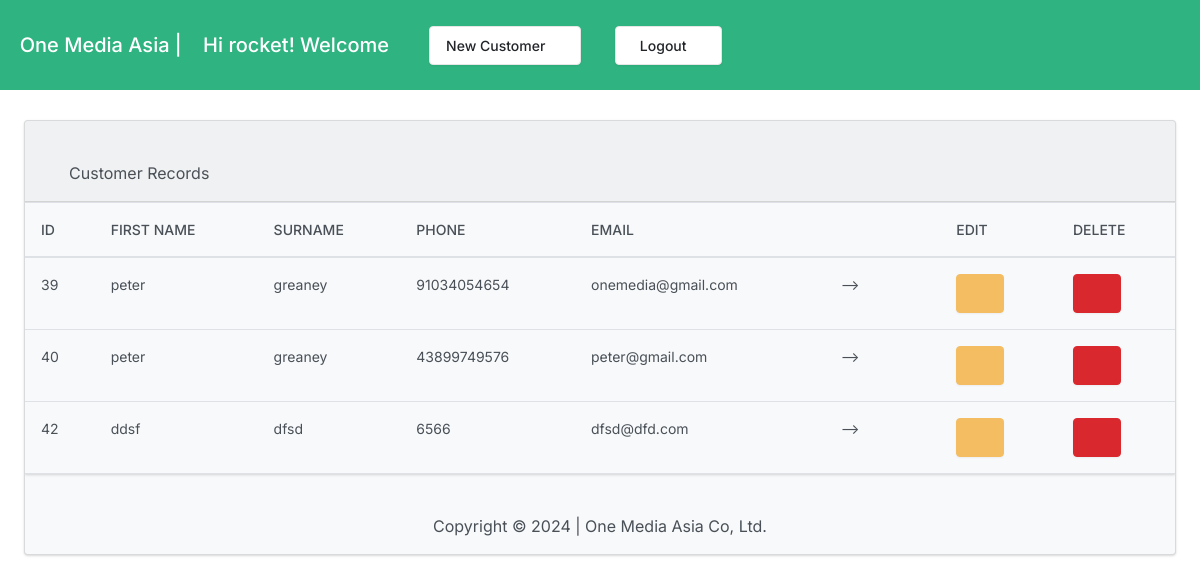
The app's page / (signed in), older data.
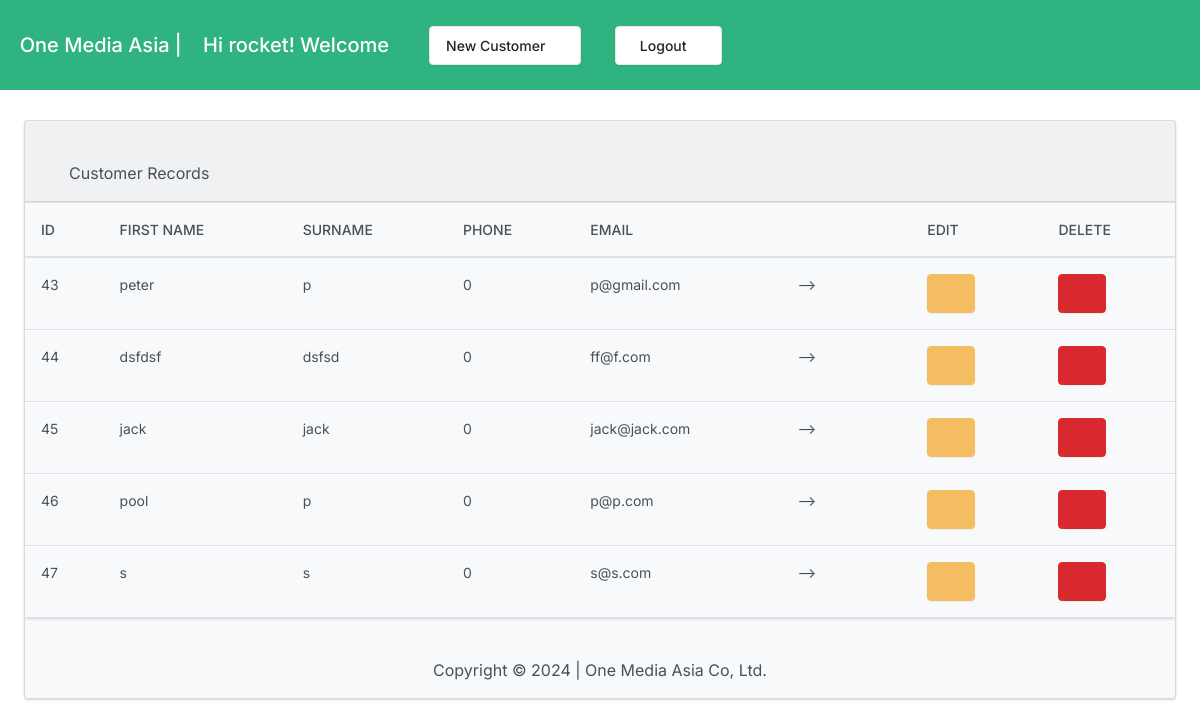
The same page, newer data.
### crm/models.py (models this page shows, shortened)
class Customer(models.Model):
    firstname = models.CharField(max_length=255)
    surname = models.CharField(max_length=255)
    phone = models.CharField(max_length=255)
    email = models.EmailField(unique=True)
    created_at = models.DateTimeField(auto_now_add=True)

### crm/views.py (the view)
# urls.py: path('', views.customer_list, name='customer_list'),
@login_required
def customer_list(request):
    customers = Customer.objects.all()
    return render(request, 'crm/customer_list.html', {'customers': customers})

### crm/templates/crm/customer_list.html (shortened to what this page needs)
<!DOCTYPE html>
<html>
<head>
  {% load static %}
    <link rel="stylesheet" href="https://cdn.jsdelivr.net/npm/bootstrap@4.3.1/dist/css/bootstrap.min.css">
    <link href="{% static 'strap.min.css' %}" rel="stylesheet" type="text/css">
    {% if user.is_authenticated %}
{% include "crm/navbar.html" %}
{% else %}do this{% endif %}
</head><br><br>
<body>
  <div class="card bg-light ms-4 me-4 mb-4">
    <div class="card-header"><br>
      <i class="fa-solid fa-list fa-lg"></i> Customer Records
    </div>
        <div class="table-responsive">
          <table class="table table">
            <thead>
           <th scope="col">ID</th>
            <th scope="col">First Name</th>
            <th scope="col">Surname</th>
            <th scope="col">Phone</th>
            <th scope="col">Email</th>
            <th scope="col"></th>
            <th scope="col"></th>
            <th scope="col">Edit</th>
            <th scope="col">Delete</th>
        </thead>
        {% for customer in customers %}
          <tr>
            <td>{{customer.id}}</td>
            <td>{{ customer.firstname }}</td>
            <td>{{ customer.surname }}</td>
            <td>{{ customer.phone }}</td>
            <td>{{ customer.email }}</td>
            <td>--></td>
            <td></td>
         <td> <a class="btn btn-warning me-1" href="{% url 'edit_customer' customer.id %}"></a>
          </td>
          <td> <button class="btn btn-danger" name="delete"></button></td>
            {% endfor %}
          </tr>
          {% load crispy_forms_tags %}
      </table>
    {% comment %} <a href="{% url 'logout' %}">Logout</a> {% endcomment %}</div>
</body>
<div align="center" valign="middle"></br><p>Copyright © 2024 |  One Media Asia Co, Ltd.</p></div>
</html>

### crm/templates/crm/navbar.html (shortened to what this page needs)
<nav class="navbar navbar-expand-md navbar-dark fixed-top bg-success">
    <br><br>&nbsp;<a class="navbar-brand" href="/">One Media Asia | {% if user.is_authenticated %}
      &nbsp;&nbsp; Hi {{ user.username }}! Welcome  {% endif %}</a>
    <div class="collapse navbar-collapse" id="navbarCollapse">
      <ul class="navbar-nav mr-auto">
      <li class="nav-item">
          <a class="btn btn-secondary" href="/customer/add/">New Customer&nbsp;&nbsp;<span class="fa-solid fa-user-pen"><span></a>
        </li> &nbsp;&nbsp;
       <li class="nav-item">
        <form action="{% url 'logout' %}" method="post">
          {% csrf_token %} &nbsp;&nbsp; <button class="btn btn-secondary" type="submit">&nbsp;&nbsp;Logout&nbsp;&nbsp;<i class="fa-solid fa-wheelchair-move"></i></button>
      </form>
        </li>
     </div>
     <link href="/static/fontawesomefree/css/all.min.css" rel="stylesheet" type="text/css">
     <link rel="stylesheet" href="https://cdn.jsdelivr.net/npm/bootstrap@4.3.1/dist/css/bootstrap.min.css">
  </nav><br><br><br>

### crm/templates/crm/customer_list.html (style rules this page uses)
*,::after,::before { box-sizing:border-box }
@media (prefers-reduced-motion:no-preference) { :root { scroll-behavior:smooth } }
body { margin:0;font-family:var(--bs-body-font-family);font-size:var(--bs-body-font-size);font-weight:var(--bs-body-font-weight);line-height:var(--bs-body-line-height);color:var(--bs-body-color);text-align:var(--bs-body-text-align);background-color:var(--bs-body-bg);-webkit-text-size-adjust:100%;-webkit-tap-highlight-color:transparent }
p { margin-top:0;margin-bottom:1rem }
ol,ul { padding-left:2rem }
dl,ol,ul { margin-top:0;margin-bottom:1rem }
a { color:#3459e6;text-decoration:underline }
table { caption-side:bottom;border-collapse:collapse }
th { font-weight:500;text-align:inherit;text-align:-webkit-match-parent }
tbody,td,tfoot,th,thead,tr { border-color:inherit;border-style:solid;border-width:0 }
button { border-radius:0 }
button,input,optgroup,select,textarea { margin:0;font-family:inherit;font-size:inherit;line-height:inherit }
button,select { text-transform:none }
[type=button],[type=reset],[type=submit],button { -webkit-appearance:button }
[type=button]:not(:disabled),[type=reset]:not(:disabled),[type=submit]:not(:disabled),button:not(:disabled) { cursor:pointer }
.table { --bs-table-bg:transparent;--bs-table-accent-bg:transparent;--bs-table-striped-color:#495057;--bs-table-striped-bg:rgba(0, 0, 0, 0.05);--bs-table-active-color:#495057;--bs-table-active-bg:rgba(0, 0, 0, 0.1);--bs-table-hover-color:#495057;--bs-table-hover-bg:rgba(0, 0, 0, 0.075);width:100%;margin-bottom:1rem;color:#495057;vertical-align:top;border-color:#dee2e6 }
.table>:not(caption)>*>* { padding:1rem 1rem;background-color:var(--bs-table-bg);border-bottom-width:1px;box-shadow:inset 0 0 0 9999px var(--bs-table-accent-bg) }
.table>thead { vertical-align:bottom }
.table-responsive { overflow-x:auto;-webkit-overflow-scrolling:touch }
.btn { display:inline-block;font-weight:500;line-height:1.5;color:#495057;text-align:center;text-decoration:none;vertical-align:middle;cursor:pointer;-webkit-user-select:none;-moz-user-select:none;-ms-user-select:none;user-select:none;background-color:transparent;border:1px solid transparent;padding:.5rem 1rem;font-size:.875rem;border-radius:.25rem;transition:color .15s ease-in-out,background-color .15s ease-in-out,border-color .15s ease-in-out,box-shadow .15s ease-in-out }
.btn-secondary { color:#000;background-color:#fff;border-color:#fff;box-shadow:0 1px 2px rgba(0,0,0,.05) }
.btn-warning { color:#fff;background-color:#f4bd61;border-color:#f4bd61;box-shadow:0 1px 2px rgba(0,0,0,.05) }
.btn-danger { color:#fff;background-color:#da292e;border-color:#da292e;box-shadow:0 1px 2px rgba(0,0,0,.05) }
.collapse:not(.show) { display:none }
.navbar { position:relative;display:-ms-flexbox;display:flex;-ms-flex-wrap:wrap;flex-wrap:wrap;-ms-flex-align:center;align-items:center;-ms-flex-pack:justify;justify-content:space-between;padding-top:.85rem;padding-bottom:.85rem }
.navbar-brand { padding-top:.3125rem;padding-bottom:.3125rem;margin-right:1rem;font-size:1.25rem;text-decoration:none;white-space:nowrap }
.navbar-nav { display:-ms-flexbox;display:flex;-ms-flex-direction:column;flex-direction:column;padding-left:0;margin-bottom:0;list-style:none }
.navbar-collapse { -ms-flex-preferred-size:100%;flex-basis:100%;-ms-flex-positive:1;flex-grow:1;-ms-flex-align:center;align-items:center }
@media (min-width:768px) { .navbar-expand-md { -ms-flex-wrap:nowrap;flex-wrap:nowrap;-ms-flex-pack:start;justify-content:flex-start } }
@media (min-width:768px) { .navbar-expand-md .navbar-nav { -ms-flex-direction:row;flex-direction:row } }
@media (min-width:768px) { .navbar-expand-md .navbar-collapse { display:-ms-flexbox!important;display:flex!important;-ms-flex-preferred-size:auto;flex-basis:auto } }
.navbar-dark .navbar-brand { color:#fff }
.card { position:relative;display:-ms-flexbox;display:flex;-ms-flex-direction:column;flex-direction:column;min-width:0;word-wrap:break-word;background-color:#fff;background-clip:border-box;border:1px solid rgba(0,0,0,.125);border-radius:.25rem }
.card-header { padding:1rem 1.5rem;margin-bottom:0;background-color:rgba(0,0,0,.03);border-bottom:1px solid rgba(0,0,0,.125) }
.card-header:first-child { border-radius:calc(.25rem - 1px) calc(.25rem - 1px) 0 0 }
.fixed-top { position:fixed;top:0;right:0;left:0;z-index:1030 }
.me-1 { margin-right:.25rem!important }
.me-4 { margin-right:1.5rem!important }
.mb-4 { margin-bottom:1.5rem!important }
.ms-4 { margin-left:1.5rem!important }

Row changes from the older to the newer data that the page shows:
removed Customer: id "39", firstname "peter", surname "greaney", phone "91034054654", email "onemedia@gmail.com"
removed Customer: id "40", firstname "peter", surname "greaney", phone "43899749576", email "peter@gmail.com"
removed Customer: id "42", firstname "ddsf", surname "dfsd", phone "6566", email "dfsd@dfd.com"
added Customer: id "43", firstname "peter", surname "p", phone "0", email "p@gmail.com"
added Customer: id "44", firstname "dsfdsf", surname "dsfsd", phone "0", email "ff@f.com"
added Customer: id "45", firstname "jack", surname "jack", phone "0", email "jack@jack.com"
added Customer: id "46", firstname "pool", surname "p", phone "0", email "p@p.com"
added Customer: id "47", firstname "s", surname "s", phone "0", email "s@s.com"
